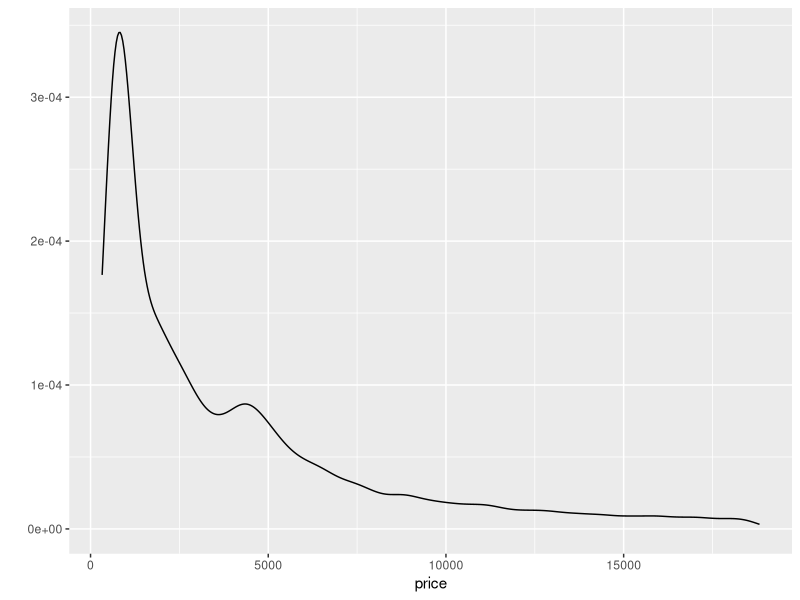
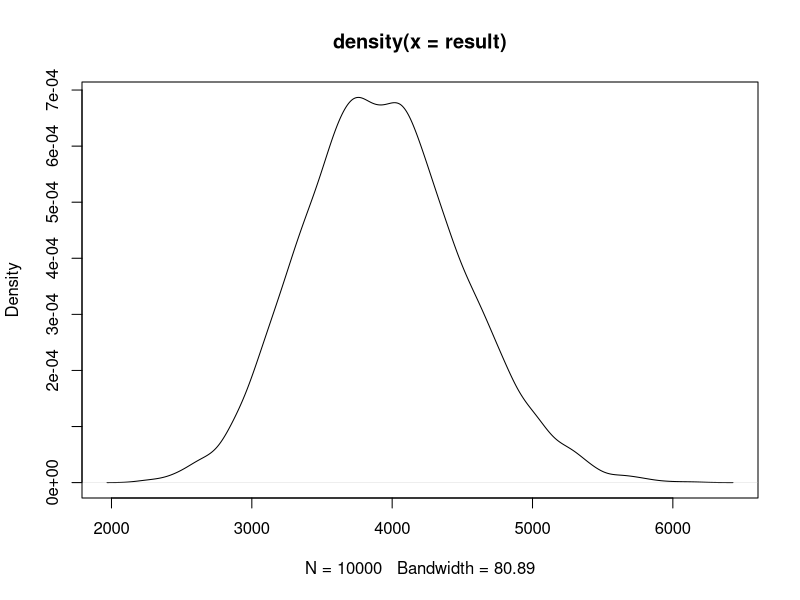

These figures' R source, in order:
library(tidyverse)

## draw 10,000 samples from diamonds

View(diamonds)

## mean diamonds price
mean(diamonds$price)

## density chart
qplot(price, data=diamonds, geom="density")

## draw just one sample
diamonds %>%
  sample_n(100) %>%
  summarise(avg_price = mean(price)) %>%
  pull()

## replicate 10,000 samples
n_rep <- 10000

result <- replicate(n_rep, {
    diamonds %>%
      sample_n(50) %>%
      summarise(avg_price = mean(price)) %>%
      pull() #เปลี่ยนจาก tibble เป็นตัวเลขธรรมดา สามารถเอาไปใช้ต่อได้เลย
})

den_result <- density(result)

## plot graph
plot(den_result)

## check mean of the 10000 samples
mean(diamonds$price)
mean(result)
